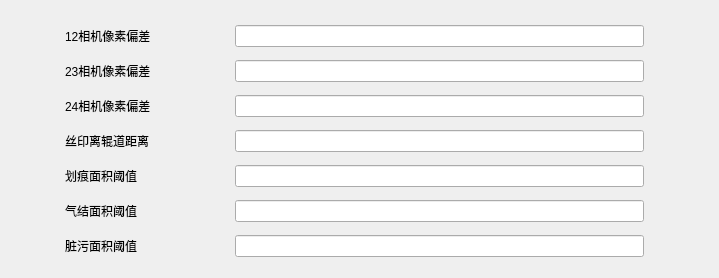
       <widget class="QWidget" name="FlawDetectionParam">
        <attribute name="title">
         <string notr="true">缺陷检测</string>
        </attribute>
        <widget class="QWidget" name="layoutWidget">
         <property name="geometry">
          <rect>
           <x>1</x>
           <y>18</y>
           <width>709</width>
           <height>251</height>
          </rect>
         </property>
         <layout class="QGridLayout" name="gridLayout_3">
          <item row="3" column="0">
           <widget class="QLabel" name="SilkToRollerDistLB">
            <property name="text">
             <string>丝印离辊道距离</string>
            </property>
           </widget>
          </item>
          <item row="1" column="0">
           <widget class="QLabel" name="Camera23PixelDeviationLB">
            <property name="text">
             <string>23相机像素偏差</string>
            </property>
           </widget>
          </item>
          <item row="6" column="1">
           <widget class="QLineEdit" name="DirtyAreaThresholdLE">
            <property name="minimumSize">
             <size>
              <width>409</width>
              <height>0</height>
             </size>
            </property>
            <property name="maximumSize">
             <size>
              <width>409</width>
              <height>16777215</height>
             </size>
            </property>
           </widget>
          </item>
          <item row="2" column="0">
           <widget class="QLabel" name="Camera24PixelDeviationLB">
            <property name="text">
             <string>24相机像素偏差</string>
            </property>
           </widget>
          </item>
          <item row="5" column="0">
           <widget class="QLabel" name="BubbleStoneAreaThresholdLB">
            <property name="text">
             <string>气结面积阈值</string>
            </property>
           </widget>
          </item>
          <item row="0" column="1">
           <widget class="QLineEdit" name="Camera12PixelDeviationLE">
            <property name="minimumSize">
             <size>
              <width>409</width>
              <height>0</height>
             </size>
            </property>
            <property name="maximumSize">
             <size>
              <width>409</width>
              <height>16777215</height>
             </size>
            </property>
           </widget>
          </item>
          <item row="2" column="1">
           <widget class="QLineEdit" name="Camera24PixelDeviationLE">
            <property name="minimumSize">
             <size>
              <width>409</width>
              <height>0</height>
             </size>
            </property>
            <property name="maximumSize">
             <size>
              <width>409</width>
              <height>16777215</height>
             </size>
            </property>
           </widget>
          </item>
          <item row="1" column="1">
           <widget class="QLineEdit" name="Camera23PixelDeviationLE">
            <property name="minimumSize">
             <size>
              <width>409</width>
              <height>0</height>
             </size>
            </property>
            <property name="maximumSize">
             <size>
              <width>409</width>
              <height>16777215</height>
             </size>
            </property>
           </widget>
          </item>
          <item row="4" column="0">
           <widget class="QLabel" name="ScratchAreaThresholdLB">
            <property name="text">
             <string>划痕面积阈值</string>
            </property>
           </widget>
          </item>
          <item row="3" column="1">
           <widget class="QLineEdit" name="SilkToRollerDistLE">
            <property name="minimumSize">
             <size>
              <width>409</width>
              <height>0</height>
             </size>
            </property>
            <property name="maximumSize">
             <size>
              <width>409</width>
              <height>16777215</height>
             </size>
            </property>
           </widget>
          </item>
          <item row="5" column="1">
           <widget class="QLineEdit" name="BubbleStoneAreaThresholdLE">
            <property name="minimumSize">
             <size>
              <width>409</width>
              <height>0</height>
             </size>
            </property>
            <property name="maximumSize">
             <size>
              <width>409</width>
              <height>16777215</height>
             </size>
            </property>
           </widget>
          </item>
          <item row="4" column="1">
           <widget class="QLineEdit" name="ScratchAreaThresholdLE">
            <property name="minimumSize">
             <size>
              <width>409</width>
              <height>0</height>
             </size>
            </property>
            <property name="maximumSize">
             <size>
              <width>409</width>
              <height>16777215</height>
             </size>
            </property>
           </widget>
          </item>
          <item row="6" column="0">
           <widget class="QLabel" name="DirtyAreaThresholdLB">
            <property name="text">
             <string>脏污面积阈值</string>
            </property>
           </widget>
          </item>
          <item row="0" column="0">
           <widget class="QLabel" name="Camera12PixelDeviationLB">
            <property name="maximumSize">
             <size>
              <width>100</width>
              <height>16777215</height>
             </size>
            </property>
            <property name="text">
             <string>12相机像素偏差</string>
            </property>
           </widget>
          </item>
         </layout>
        </widget>
       </widget>
